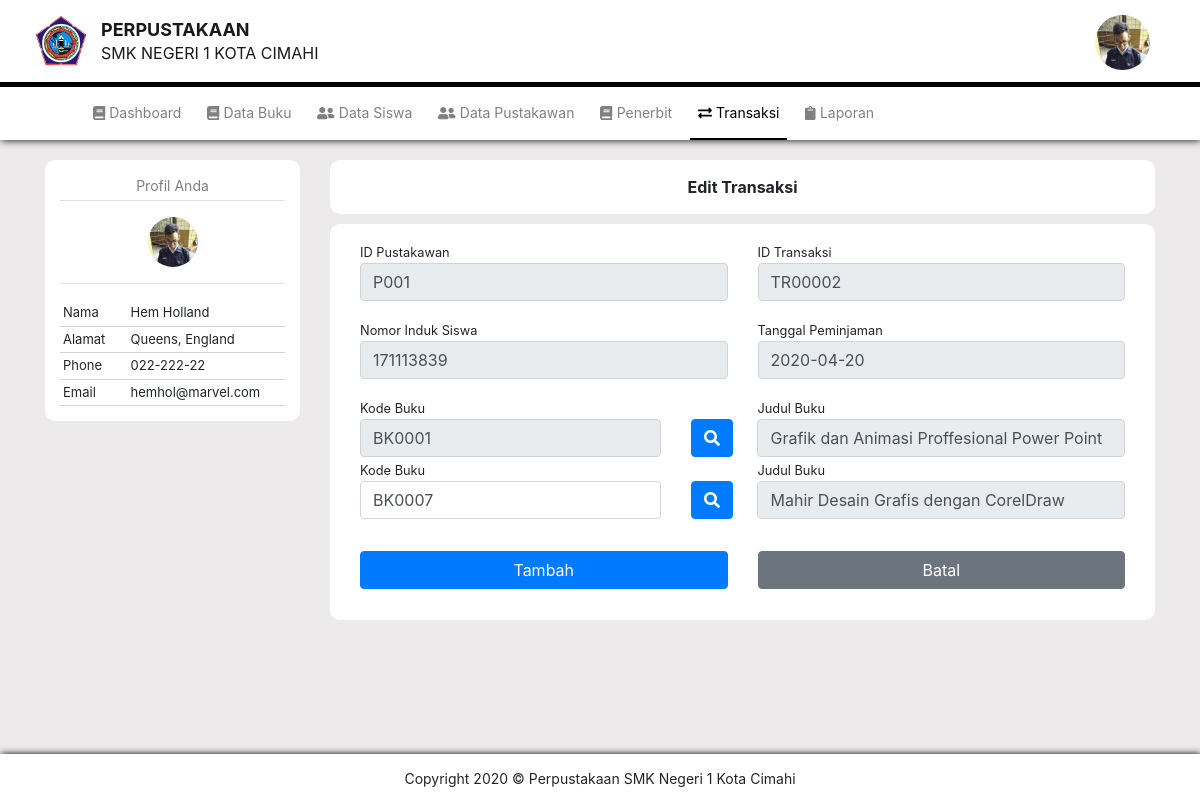
The page /pustakawan/edit-transaksi.php?id=P001&jbuku=2&idt=TR00002 on the database its author committed.
### tables this page shows
CREATE TABLE `pustakawan` (
  `idPustakawan` varchar(4) NOT NULL,
  `nama` varchar(50) DEFAULT NULL,
  `alamat` varchar(100) DEFAULT NULL,
  `phone` varchar(15) DEFAULT NULL,
  `email` varchar(50) DEFAULT NULL,
  `image` varchar(100) DEFAULT NULL
);

CREATE TABLE `transaksi` (
  `idTransaksi` varchar(7) NOT NULL,
  `nis` varchar(9) DEFAULT NULL,
  `idPustakawan` varchar(4) DEFAULT NULL,
  `tglPinjam` date DEFAULT NULL
);

CREATE TABLE `buku` (
  `idBuku` varchar(6) NOT NULL,
  `idKategori` varchar(5) DEFAULT NULL,
  `judul` varchar(150) DEFAULT NULL,
  `idPenerbit` varchar(5) DEFAULT NULL,
  `penulis` varchar(50) DEFAULT NULL,
  `qty` int(11) DEFAULT NULL,
  `image` varchar(50) DEFAULT NULL,
  `sinopsis` text DEFAULT NULL
);

### pustakawan/edit-transaksi.php (the view, shortened to what this page needs)
<?php
  require "../proses/koneksi.php";
  $id = $_GET['id'];
  $query = "SELECT * FROM pustakawan, login WHERE pustakawan.idPustakawan=:id AND pustakawan.idPustakawan=login.idPustakawan";
  $result = $con->prepare($query);
  $result->bindParam(':id', $id);
  $result->execute();
  while($row = $result->fetch(PDO::FETCH_ASSOC)){
    $nama = $row['nama'];
    $alamat = $row['alamat'];
    $phone = $row['phone'];
    $email = $row['email'];
    $image = $row['image'];
  }
?>
<?php
    $jbuku = $_GET['jbuku'];
    $idt = $_GET['idt'];
    $tamptr = $con->prepare("SELECT * FROM transaksi t, detailtransaksi d WHERE d.idTransaksi=t.idTransaksi AND t.idTransaksi=:idt");
    $tamptr->bindParam(':idt', $idt);
    $tamptr->execute();
    if($jbuku==1){
        while($row=$tamptr->fetch(PDO::FETCH_ASSOC)){
            $nis = $row['nis'];
            $idbuku = $row['idBuku'];
            $peminjaman = $row['tglPinjam'];
            $jud = $con->prepare("SELECT judul FROM buku WHERE idBuku=:idb");
            $jud->bindParam(':idb', $idbuku);
            $jud->execute();
            $judul = $jud->fetch(PDO::FETCH_ASSOC);
        }
    } else {
        $idbuku = [];
        $i = 0;
        while($row=$tamptr->fetch(PDO::FETCH_ASSOC)){
            $nis = $row['nis'];
            $idbuku[$i] = $row['idBuku'];
            $peminjaman = $row['tglPinjam'];
            $i++;
        }
        $jud = $con->prepare("SELECT judul FROM buku WHERE idBuku=:idb");
        $jud->bindParam(':idb', $idbuku[0]);
        $jud->execute();
        $judul = $jud->fetch(PDO::FETCH_ASSOC);
        $jud2 = $con->prepare("SELECT judul FROM buku WHERE idBuku=:idb2");
        $jud2->bindParam(':idb2', $idbuku[1]);
        $jud2->execute();
        $judul2 = $jud2->fetch(PDO::FETCH_ASSOC);
    }
?>
<!doctype html>
<html lang="en">
  <head>
    <link rel="stylesheet" href="../assets/css/bootstrap.min.css">
    <link rel="stylesheet" href="style.css">
    <link rel="stylesheet" href="../assets/css/all.min.css">
    <link rel="stylesheet" href="../assets/css/navbar.css">
  </head>
  <body>
    <nav class="navbar navbar-light">
      <div class="container-fluid">
        <a class="navbar-brand" href="#">
          <img src="../assets/img/brand/logo.png" width="60" class="d-inline-block align-top" alt="">
          <p class="judul-pertama">perpustakaan</p>
          <p class="judul-kedua">smk negeri 1 kota cimahi</p>
        </a>
      </div>
    </nav>
    <img src="../upload/<?php echo $image; ?>" class="foto-pustakawan foto" width="55" height="55">
    <nav class="navbar2 navbar-expand-lg navbar-light">
        <div class="collapse navbar-collapse" id="navbarNavAltMarkup">
          <div class="navbar-nav">
            <a class="nav-item nav-link disabled" href="home.html"><i class="fas fa-book"></i>&nbsp;Dashboard</a>
            <a class="nav-item nav-link disabled" href="data-buku.html"><i class="fas fa-book"></i>&nbsp;Data Buku</a>
            <a class="nav-item nav-link disabled" href="data-siswa.html"><i class="fas fa-user-friends"></i>&nbsp;Data Siswa</a>
            <a class="nav-item nav-link disabled" href="#"><i class="fas fa-user-friends"></i>&nbsp;Data Pustakawan</a>
            <a class="nav-item nav-link disabled" href="penerbit.html"><i class="fas fa-book"></i>&nbsp;Penerbit</a>
            <a class="nav-item nav-link aktif" href="#"><i class="fas fa-exchange-alt"></i>&nbsp;Transaksi</a>
            <a class="nav-item nav-link disabled" href="laporan.html"><i class="fas fa-clipboard"></i>&nbsp;Laporan</a>
          </div>
        </div>
    </nav>
    <div class="content">
      <div class="container">
        <div class="row">
            <div class="col-lg-3">
                <div class="a">
                  <div class="your-profile-title text-center pb-1 mb-3">
                    Profil Anda
                  </div>
                  <div class="data-admin">
                    <div class="foto-admin text-center">
                      <img src="../upload/<?php echo $image; ?>" class="foto" width="50" height="50">
                      <hr>
                    </div>
                    <div class="data-admin">
                      <table style="width: 100%;">
                        <tr class="row-data-admin">
                          <td style="width: 30%; vertical-align: top;">Nama</td>
                          <td style="width: 70%;"><?php echo $nama; ?></td>
                        </tr>
                        <tr class="row-data-admin">
                          <td style="vertical-align: top;">Alamat</td>
                          <td><?php echo $alamat; ?></td>
                        </tr>
                        <tr class="row-data-admin">
                          <td style="vertical-align: top;">Phone</td>
                          <td><?php echo $phone; ?></td>
                        </tr>
                        <tr class="row-data-admin">
                          <td style="vertical-align: top;">Email</td>
                          <td><?php echo $email; ?></td>
                        </tr>
                      </table>
                    </div>
                  </div>
                </div>
              </div>
          <div class="col-lg-9">
            <div class="a judul-act">
                Edit Transaksi
            </div>
            <div class="a">
            <form action="../proses/edit.php?id=<?php echo $id; ?>&jbuku=<?php echo $jbuku?>&idt=<?php echo $idt; ?>" method="post">
                <div class="container-fluid">
                    <div class="form-group">
                      <div class="row">
                        <div class="col-6">
                            <small>ID Pustakawan</small>
                            <input type="text" class="form-control" readonly name="idp" placeholder="Id Pustakawan..." required value="<?php echo $id; ?>">
                        </div>
                        <div class="col-6">
                            <small>ID Transaksi</small>
                            <input type="text" class="form-control" readonly name="idt" placeholder="Id Transaksi..." required value="<?php echo $idt; ?>">
                        </div>
                      </div>
                    </div>
                    <div class="form-group">
                    <div class="row">
                        <div class="col-6">
                        <small>Nomor Induk Siswa</small>
                        <input type="text" class="form-control" readonly name="nis" placeholder="NIS..." required value="<?php echo $nis; ?>">
                        </div>
                        <div class="col-6">
                        <small>Tanggal Peminjaman</small>
                        <input type="text" class="form-control" readonly name="peminjaman" placeholder="Tanggal Peminjaman..." required value="<?php echo $peminjaman; ?>">
                        </div>
                    </div>
                    </div>
                    <div class="form-group">
                        <div class="row">
                            <?php
                                if($jbuku==1){ ?>
                                    <div class="col-5">
                                        <small>Kode Buku</small>
                                        <input type="text" class="form-control" name="kbuku1" id="kode1" placeholder="Kode Buku..." required value="<?php echo $idbuku; ?>">
                                    </div>
                                    <div class="col-1">
                                      <button type="button" onclick="loadbuku();" class="btn btn-primary mt-4"><i class="fas fa-search"></i></button>
                                    </div>
                                    <div class="col-6">
                                      <small>Judul Buku</small>
                                      <input type="text" class="form-control" id="judul1" readonly value="<?php echo $judul['judul']; ?>">
                                    </div>
                                    <?php
                                } else {
                                  $ro = $con->prepare("SELECT status FROM detailTransaksi WHERE idTransaksi=:idt AND idBuku=:idb");
                                  $ro->bindParam(':idt', $idt);
                                  $ro->bindParam(':idb', $idbuku[0]);
                                  $ro->execute();
                                  $ros = $ro->fetch(PDO::FETCH_ASSOC);
                                  $ro2 = $con->prepare("SELECT status FROM detailTransaksi WHERE idTransaksi=:idt2 AND idBuku=:idb2");
                                  $ro2->bindParam(':idt2', $idt);
                                  $ro2->bindParam(':idb2', $idbuku[1]);
                                  $ro2->execute();
                                  $ros2 = $ro2->fetch(PDO::FETCH_ASSOC);
                                    ?>
                                    <div class="col-5">
                                        <small>Kode Buku</small>
                                        <input type="text" class="form-control" <?php if($ros['status']=='1'){echo "readonly";} ?> name="kbuku1" id="kode1" placeholder="Kode Buku..." required value="<?php echo $idbuku[0]; ?>">
                                    </div>
                                    <div class="col-1">
                                      <button type="button" onclick="loadbuku();" class="btn btn-primary mt-4"><i class="fas fa-search"></i></button>
                                    </div>
                                    <div class="col-6">
                                      <small>Judul Buku</small>
                                      <input type="text" class="form-control" id="judul1" readonly value="<?php echo $judul['judul']; ?>">
                                    </div>
                                    <div class="col-5">
                                        <small>Kode Buku</small>
                                        <input type="text" class="form-control" <?php if($ros2['status']=='1'){echo "readonly";} ?> name="kbuku2" id="kode2" placeholder="Kode Buku..." required value="<?php echo $idbuku[1]; ?>">
                                    </div>
                                    <div class="col-1">
                                      <button type="button" onclick="loadbuku2();" class="btn btn-primary mt-4"><i class="fas fa-search"></i></button>
                                    </div>
                                    <div class="col-6">
                                      <small>Judul Buku</small>
                                      <input type="text" class="form-control" id="judul2" readonly value="<?php echo $judul2['judul']; ?>">
                                    </div>
                                    <?php
                                }
                            ?>
                        </div>
                    </div>
                    <div class="form-group">
                      <div class="row">
                        <div class="col-6">
                            <button type="submit" name="edittran" class="btn btn-primary mt-3" style="width: 100%;">Tambah</button>
                        </div>
                        <div class="col-6">
                            <a type="submit" class="btn btn-secondary mt-3" style="width: 100%; color: white;" data-toggle="modal" data-target="#batal-edit">Batal</a>
                        </div>
                      </div>
                    </div>
                </div>
              </form>
            </div>
          </div>
        </div>
      </div>
    </div>
    <div class="footer text-center">
      Copyright 2020 &copy; Perpustakaan SMK Negeri 1 Kota Cimahi
    </div>
  </body>
</html>

### pustakawan/style.css (style rules this page uses)
body { background-color: rgb(236, 234, 234); }
.navbar, .navbar2 { background-color: #fff; }
.navbar { border-bottom: 5px solid black; }
.navbar a.navbar-brand img { float: left; margin-right: 10px; }
.navbar a.navbar-brand p { font-size: 18px; text-transform: uppercase; line-height: 0; }
.navbar a.navbar-brand p.judul-pertama { font-weight: bold; margin-top: 17px; }
.navbar a.navbar-brand p.judul-kedua { margin-top: 23px; font-size: 16px; }
a.aktif { border-bottom: 2px black solid; }
.foto-pustakawan { position: absolute; top: 15px; right: 50px; }
img.foto { border-radius: 100px; }
.navbar2 { box-shadow: 1px 0px 8px black; }
.navbar2 .navbar-nav { margin-left: 85px; }
.navbar2 a.nav-item { font-size: 14px; color: black !important; margin-right: 10px; padding: 15px; }
.navbar2 a.disabled { color: gray !important; }
.content { margin-top: 10px; min-height: 73vh; }
.a { width: 100%; background-color: rgb(255, 255, 255); border-radius: 10px; padding: 15px; margin-top: 10px; }
.content .data-admin table tr.row-data-admin { border-bottom: 1px solid rgb(211, 209, 209); }
.content .data-admin table tr td { font-size: 13px; padding: 3px; }
.footer { width: 100%; padding: 14px; font-size: 14px; background-color: #fff; margin-top: 20px; box-shadow: 1px 0px 7px black; }
.your-profile-title { font-size: 14px; color: gray; border-bottom: rgb(224, 224, 224) 1px solid; }

### assets/css/navbar.css (style rules this page uses)
.judul-act { font-weight: bold; text-align: center; font-size: 16px; }

### rows shown on the page
pustakawan: image (picture), nama "Hem Holland", alamat "Queens, England", phone "022-222-22", email "hemhol@marvel.com"
transaksi: nis "171113839", peminjaman "2020-04-20"
buku: judul "Grafik dan Animasi Proffesional Power Point"
buku: judul "Mahir Desain Grafis dengan CorelDraw"
